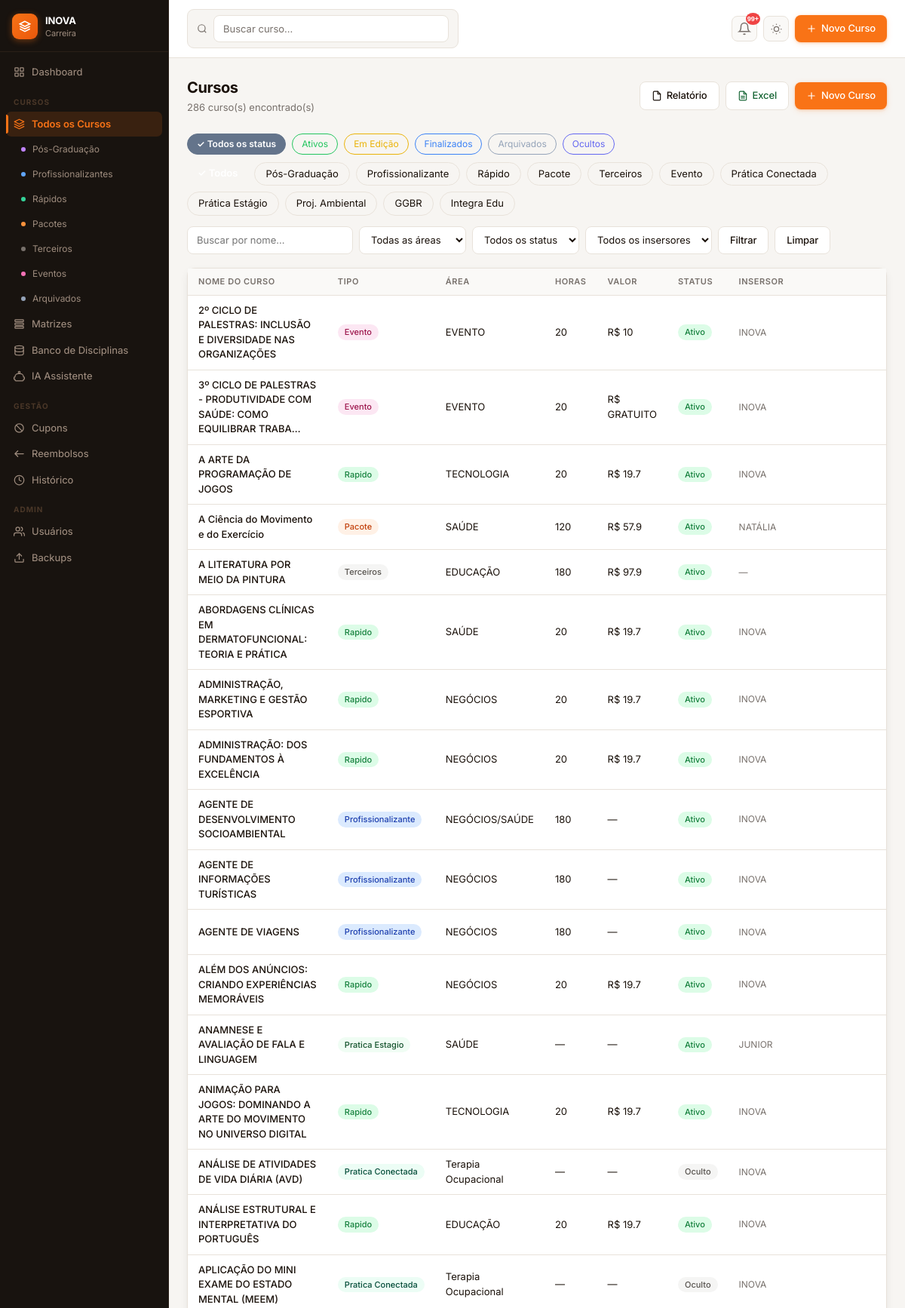
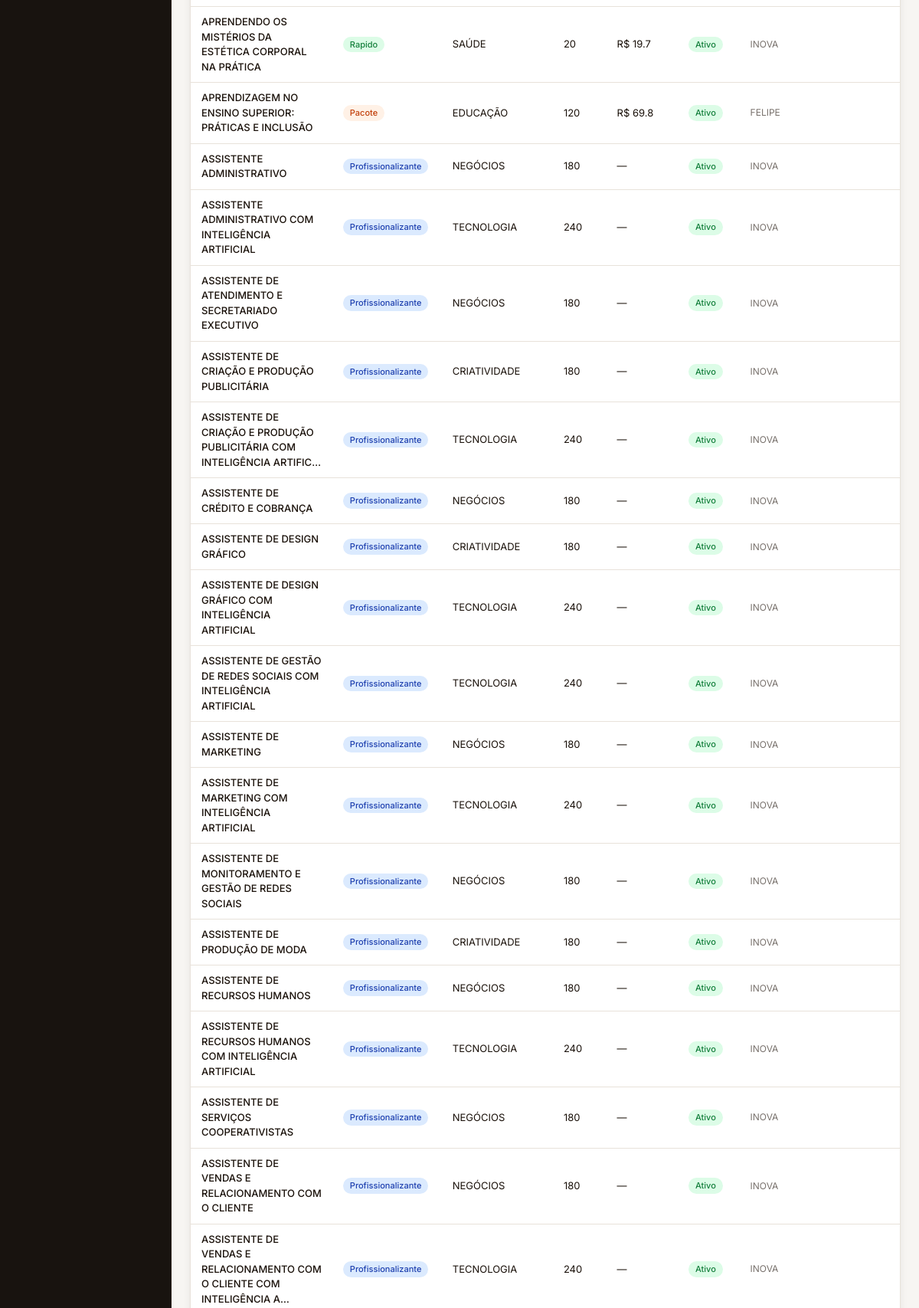
The app's page /cursos (signed in, upper part) with its own data (2 pictures, top to bottom).
### app.py (models this page shows)
class Course(db.Model):
    id            = db.Column(db.Integer, primary_key=True)
    nome          = db.Column(db.String(300), nullable=False)
    tipo          = db.Column(db.String(50))   # pos, profissionalizante, rapido, pacote, terceiros, evento, pratica, projeto
    area          = db.Column(db.String(100))
    horas         = db.Column(db.String(20))
    meses         = db.Column(db.String(20))
    valor         = db.Column(db.String(50))
    link_venda    = db.Column(db.Text)
    descricao     = db.Column(db.Text)
    link_imagem   = db.Column(db.Text)
    insersor      = db.Column(db.Text)  # pode ser comma-separated para múltiplos insersores
    obs           = db.Column(db.Text)
    status        = db.Column(db.String(30), default='ativo')  # ativo, descontinuado, em_edicao, oculto
    cupom         = db.Column(db.String(100))
    dono          = db.Column(db.Text)        # para cursos terceiros
    ano           = db.Column(db.String(10))  # ano de criação/edição do curso
    extra_data    = db.Column(db.Text)        # JSON com dados extras (matriz, disciplinas, etc.)
    created_at    = db.Column(db.DateTime, default=datetime.utcnow)
    updated_at    = db.Column(db.DateTime, default=datetime.utcnow, onupdate=datetime.utcnow)
    created_by    = db.Column(db.Integer, db.ForeignKey('user.id'))

### app.py (the view)
@app.route('/cursos')
@login_required
def cursos():
    tipo     = request.args.get('tipo','')
    area     = request.args.get('area','')
    status   = request.args.get('status','')
    busca    = request.args.get('q','')
    insersor = request.args.get('insersor','')
    lista = _build_cursos_query(tipo, area, status, busca, insersor)
    areas  = AREAS_VALIDAS
    insersores = [u.username for u in User.query.order_by(User.username).all()]
    return render_template('cursos.html', cursos=lista, areas=areas, insersores=insersores,
                           filtro_tipo=tipo, filtro_area=area, filtro_status=status,
                           filtro_insersor=insersor, busca=busca)

### app.py (called while the page is built, shortened)
def login_required(f):
    @wraps(f)
    def decorated(*args, **kwargs):
        if 'user_id' not in session:
            return redirect(url_for('login'))
        return f(*args, **kwargs)
    return decorated

@app.context_processor
def inject_now():
    return {'now': datetime.now}

def _build_cursos_query(tipo, area, status, busca, insersor):
    from sqlalchemy import or_ as sql_or, func as sql_func
    q = Course.query
    if tipo:     q = q.filter_by(tipo=tipo)
    if area:     q = q.filter_by(area=area)
    if status:   q = q.filter_by(status=status)
    if busca:    q = q.filter(Course.nome.ilike(f'%{busca}%'))
    return q.order_by(Course.nome).all()

@app.before_request
def ensure_db():
    global _db_ready

    def can_manage_cupons(self):
        if self.role == 'admin': return True
        if self._p().get('block_cupons'): return False
        return self.role == 'editor' or self._p().get('cupons_gerenciar', False)

    def can_manage_reembolsos(self):
        if self.role == 'admin': return True
        if self._p().get('block_reembolsos'): return False
        return self.role == 'editor' or self._p().get('reembolsos_gerenciar', False)

    def can_view_historico(self):
        if self.role == 'admin': return True
        if self._p().get('block_historico'): return False
        return self.role == 'editor' or self._p().get('historico_ver', False)

### templates/cursos.html (shortened to what this page needs)
{% extends 'base.html' %}
{% block content %}
<div class="page">
  <div class="page-header">
    <div>
      <div class="page-title">Cursos</div>
      <div class="page-subtitle">{{ cursos|length }} curso(s) encontrado(s)</div>
    </div>
    <div style="display:flex;gap:8px;align-items:center">
      <a href="{{ url_for('cursos_relatorio', tipo=filtro_tipo, area=filtro_area, status=filtro_status, q=busca, insersor=filtro_insersor) }}"
         target="_blank" class="btn btn-secondary" title="Relatório imprimível">
        <svg viewBox="0 0 24 24" style="width:14px;height:14px;fill:none;stroke:currentColor;stroke-width:2"><path d="M14 2H6a2 2 0 0 0-2 2v16a2 2 0 0 0 2 2h12a2 2 0 0 0 2-2V8z"/><polyline points="14 2 14 8 20 8"/></svg>
        Relatório
      </a>
      <a href="{{ url_for('cursos_exportar_excel', tipo=filtro_tipo, area=filtro_area, status=filtro_status, q=busca, insersor=filtro_insersor) }}"
         class="btn btn-secondary" style="color:#166534" title="Exportar Excel">
        <svg viewBox="0 0 24 24" style="width:14px;height:14px;fill:none;stroke:currentColor;stroke-width:2"><path d="M14 2H6a2 2 0 0 0-2 2v16a2 2 0 0 0 2 2h12a2 2 0 0 0 2-2V8z"/><polyline points="14 2 14 8 20 8"/><line x1="8" y1="13" x2="16" y2="13"/><line x1="8" y1="17" x2="16" y2="17"/></svg>
        Excel
      </a>
      {% if session.role in ['admin','editor'] %}
      <a href="{{ url_for('curso_novo') }}" class="btn btn-primary">
        <svg viewBox="0 0 24 24"><line x1="12" y1="5" x2="12" y2="19"/><line x1="5" y1="12" x2="19" y2="12"/></svg>
        Novo Curso
      </a>
      {% endif %}
    </div>
  </div>
  <div style="display:flex;flex-wrap:wrap;gap:8px;margin-bottom:10px">
    {% for s,label,cor in [('','Todos os status','#64748b'),('ativo','Ativos','#22c55e'),('em_edicao','Em Edição','#eab308'),('finalizado','Finalizados','#3b82f6'),('descontinuado','Arquivados','#94a3b8'),('oculto','Ocultos','#6366f1')] %}
    {% set sativo = (filtro_status == s) %}
    <a href="{{ url_for('cursos', tipo=filtro_tipo, area=filtro_area, status=s, q=busca) }}"
       style="padding:4px 12px;border-radius:20px;font-size:12px;font-weight:{% if sativo %}600{% else %}400{% endif %};
              text-decoration:none;border:1.5px solid {{ cor }};
              background:{% if sativo %}{{ cor }}{% else %}transparent{% endif %};
              color:{% if sativo %}#fff{% else %}{{ cor }}{% endif %}">
      {% if sativo %}&#10003;&nbsp;{% endif %}{{ label }}
    </a>
    {% endfor %}
  </div>
  <div style="display:flex;flex-wrap:wrap;gap:8px;margin-bottom:14px">
    {% for t in [('','Todos'),('pos','Pós-Graduação'),('profissionalizante','Profissionalizante'),('rapido','Rápido'),('pacote','Pacote'),('terceiros','Terceiros'),('evento','Evento'),('pratica_conectada','Prática Conectada'),('pratica_estagio','Prática Estágio'),('projeto_ambiental','Proj. Ambiental'),('ggbr','GGBR'),('integra_edu','Integra Edu')] %}
    {% set ativo = (filtro_tipo == t[0]) %}
    <a href="{{ url_for('cursos', tipo=t[0], area=filtro_area, status=filtro_status, q=busca) }}"
       style="padding:5px 14px;border-radius:20px;font-size:13px;font-weight:{% if ativo %}600{% else %}400{% endif %};
              text-decoration:none;border:1.5px solid {% if ativo %}var(--accent){% else %}var(--border){% endif %};
              background:{% if ativo %}var(--accent){% else %}var(--card-bg){% endif %};
              color:{% if ativo %}#fff{% else %}var(--text){% endif %}">
      {% if ativo %}&#10003;&nbsp;{% endif %}{{ t[1] }}
    </a>
    {% endfor %}
  </div>
  <form method="GET" class="filters">
    <input type="text" name="q" value="{{ busca }}" placeholder="Buscar por nome..." class="filter-select" style="width:220px">
    <select name="area" class="filter-select" onchange="this.form.submit()">
      <option value="">Todas as áreas</option>
    </select>
    <select name="status" class="filter-select" onchange="this.form.submit()">
      <option value="">Todos os status</option>
    </select>
    <select name="insersor" class="filter-select" onchange="this.form.submit()">
      <option value="">Todos os insersores</option>
    </select>
    <button type="submit" class="btn btn-secondary">Filtrar</button>
    <a href="{{ url_for('cursos') }}" class="btn btn-secondary">Limpar</a>
  </form>
  <div class="card">
    <div class="table-wrapper">
      <table>
        <thead>
          <tr>
            <th>Nome do Curso</th>
            <th>Tipo</th>
            <th>Área</th>
            <th>Horas</th>
            <th>Valor</th>
            <th>Status</th>
            <th>Insersor</th>
          </tr>
        </thead>
        <tbody>
          {% for c in cursos %}
          <tr>
            <td class="td-name">
              <a href="{{ url_for('curso_detalhe', id=c.id) }}" style="color:var(--text);text-decoration:none;font-weight:500">
                {{ c.nome[:70] }}{% if c.nome|length > 70 %}…{% endif %}
              </a>
            </td>
            <td><span class="badge badge-{{ c.tipo }}">{{ c.tipo|replace('_',' ')|title }}</span></td>
            <td>{{ c.area or '—' }}</td>
            <td>{{ c.horas or '—' }}</td>
            <td>{% if c.valor and c.valor not in ['-','','None'] %}R$ {{ c.valor }}{% else %}—{% endif %}</td>
            <td><span class="badge badge-{{ c.status }}">{{ c.status|replace('_',' ')|title }}</span></td>
            <td style="font-size:12px;color:var(--text-muted)">{{ c.insersor or '—' }}</td>
          </tr>
          {% else %}
          <tr><td colspan="9" style="text-align:center;color:var(--text-muted);padding:32px">Nenhum curso encontrado.</td></tr>
          {% endfor %}
        </tbody>
      </table>
    </div>
  </div>
</div>
{% endblock %}

### static/css/style.css (style rules this page uses)
:root { --bg: #f7f5f2; --surface: #ffffff; --surface-2: #faf9f7; --sidebar-bg: #18130f; --sidebar-border: #2a1f18; --sidebar-text: #9e8c7e; --sidebar-hover: #241c16; --primary: #f97316; --primary-hover: #ea580c; --primary-light: #fff7ed; --primary-ring: rgba(249,115,22,.18); --success: #16a34a; --warning: #d97706; --danger: #dc2626; --text: #1a110a; --text-muted: #78716c; --border: #e8e2da; --radius: 10px; --shadow: 0 1px 2px rgba(0,0,0,.04), 0 4px 12px rgba(0,0,0,.06); --shadow-md: 0 4px 16px rgba(0,0,0,.10), 0 1px 4px rgba(0,0,0,.06); --transition: .18s ease; }
*, *::before, *::after { box-sizing: border-box; margin: 0; padding: 0; }
body { font-family: 'Inter', -apple-system, BlinkMacSystemFont, sans-serif; background: var(--bg); color: var(--text); font-size: 14px; line-height: 1.5; transition: background var(--transition), color var(--transition); -webkit-font-smoothing: antialiased; }
.page { padding: 24px; }
.page-header { display: flex; align-items: center; justify-content: space-between; margin-bottom: 24px; flex-wrap: wrap; gap: 12px; }
.page-title { font-size: 20px; font-weight: 700; letter-spacing: -.02em; }
.page-subtitle { font-size: 13px; color: var(--text-muted); margin-top: 2px; }
.card { background: var(--surface); border-radius: var(--radius); box-shadow: var(--shadow); border: 1px solid var(--border); transition: background var(--transition), border-color var(--transition); }
.table-wrapper { overflow-x: auto; }
table { width: 100%; border-collapse: collapse; }
thead th { background: var(--surface-2); padding: 9px 14px; text-align: left; font-size: 11px; font-weight: 600; letter-spacing: .05em; text-transform: uppercase; color: var(--text-muted); border-bottom: 1px solid var(--border); transition: background var(--transition); }
tbody tr { border-bottom: 1px solid var(--border); transition: background .12s; }
td { padding: 10px 14px; font-size: 13px; vertical-align: middle; }
.td-name { font-weight: 500; max-width: 280px; }
.badge { display: inline-flex; align-items: center; padding: 2px 9px; border-radius: 20px; font-size: 11px; font-weight: 500; white-space: nowrap; }
.badge-profissionalizante { background: #dbeafe; color: #1e40af; }
.badge-rapido { background: #dcfce7; color: #15803d; }
.badge-pacote { background: #fff1e6; color: #c2410c; }
.badge-terceiros { background: #f5f5f4; color: #57534e; }
.badge-evento { background: #fce7f3; color: #9d174d; }
.badge-pratica_conectada { background: #ecfdf5; color: #064e3b; }
.badge-pratica_estagio { background: #f0fdf4; color: #14532d; }
.badge-ativo { background: #dcfce7; color: #15803d; }
.badge-oculto { background: #f5f5f4; color: #57534e; }
.btn { display: inline-flex; align-items: center; gap: 6px; padding: 8px 15px; border-radius: 8px; border: none; cursor: pointer; font-size: 13px; font-weight: 500; text-decoration: none; transition: all .15s; white-space: nowrap; font-family: inherit; letter-spacing: -.01em; }
.btn svg { width: 14px; height: 14px; fill: none; stroke: currentColor; stroke-width: 2; stroke-linecap: round; stroke-linejoin: round; }
.btn-primary { background: var(--primary); color: #fff; box-shadow: 0 1px 3px rgba(249,115,22,.3), 0 2px 8px rgba(249,115,22,.15); }
.btn-secondary { background: var(--surface); color: var(--text); border: 1.5px solid var(--border); }
.filters { display: flex; gap: 8px; flex-wrap: wrap; margin-bottom: 18px; }
.filter-select { padding: 7px 11px; border: 1.5px solid var(--border); border-radius: 8px; background: var(--surface); font-size: 13px; color: var(--text); outline: none; cursor: pointer; transition: border-color .14s, box-shadow .14s; font-family: inherit; }
input[type=text], input[type=password], input[type=number], input[type=date], input[type=url], select, textarea { padding: 9px 12px; border: 1.5px solid var(--border); border-radius: 8px; font-size: 13px; font-family: inherit; color: var(--text); outline: none; transition: border-color .14s, box-shadow .14s, background var(--transition); background: var(--surface); }

### records on screen
Course: nome "2º CICLO DE PALESTRAS: INCLUSÃO E DIVERSIDADE NAS ORGANIZAÇÕES", tipo "Evento", area "EVENTO", horas "20", valor "10", status "Ativo", insersor "INOVA"
Course: nome "3º CICLO DE PALESTRAS - PRODUTIVIDADE COM SAÚDE: COMO EQUILIBRAR TRABA", tipo "Evento", area "EVENTO", horas "20", valor "GRATUITO", status "Ativo", insersor "INOVA"
Course: nome "A ARTE DA PROGRAMAÇÃO DE JOGOS", tipo "Rapido", area "TECNOLOGIA", horas "20", valor "19.7", status "Ativo", insersor "INOVA"
Course: nome "A Ciência do Movimento e do Exercício", tipo "Pacote", area "SAÚDE", horas "120", valor "57.9", status "Ativo", insersor "NATÁLIA"
Course: nome "A LITERATURA POR MEIO DA PINTURA", tipo "Terceiros", area "EDUCAÇÃO", horas "180", valor "97.9", status "Ativo", insersor "—"
Course: nome "ABORDAGENS CLÍNICAS EM DERMATOFUNCIONAL: TEORIA E PRÁTICA", tipo "Rapido", area "SAÚDE", horas "20", valor "19.7", status "Ativo", insersor "INOVA"
Course: nome "ADMINISTRAÇÃO, MARKETING E GESTÃO ESPORTIVA", tipo "Rapido", area "NEGÓCIOS", horas "20", valor "19.7", status "Ativo", insersor "INOVA"
Course: nome "ADMINISTRAÇÃO: DOS FUNDAMENTOS À EXCELÊNCIA", tipo "Rapido", area "NEGÓCIOS", horas "20", valor "19.7", status "Ativo", insersor "INOVA"
Course: nome "AGENTE DE DESENVOLVIMENTO SOCIOAMBIENTAL", tipo "Profissionalizante", area "NEGÓCIOS/SAÚDE", horas "180", status "Ativo", insersor "INOVA"
Course: nome "AGENTE DE INFORMAÇÕES TURÍSTICAS", tipo "Profissionalizante", area "NEGÓCIOS", horas "180", status "Ativo", insersor "INOVA"
Course: nome "AGENTE DE VIAGENS", tipo "Profissionalizante", area "NEGÓCIOS", horas "180", status "Ativo", insersor "INOVA"
Course: nome "ALÉM DOS ANÚNCIOS: CRIANDO EXPERIÊNCIAS MEMORÁVEIS", tipo "Rapido", area "NEGÓCIOS", horas "20", valor "19.7", status "Ativo", insersor "INOVA"
Course: nome "ANAMNESE E AVALIAÇÃO DE FALA E LINGUAGEM", tipo "Pratica Estagio", area "SAÚDE", horas "—", status "Ativo", insersor "JUNIOR"
Course: nome "ANIMAÇÃO PARA JOGOS: DOMINANDO A ARTE DO MOVIMENTO NO UNIVERSO DIGITAL", tipo "Rapido", area "TECNOLOGIA", horas "20", valor "19.7", status "Ativo", insersor "INOVA"
Course: nome "ANÁLISE DE ATIVIDADES DE VIDA DIÁRIA (AVD)", tipo "Pratica Conectada", area "Terapia Ocupacional", horas "—", status "Oculto", insersor "INOVA"
Course: nome "ANÁLISE ESTRUTURAL E INTERPRETATIVA DO PORTUGUÊS", tipo "Rapido", area "EDUCAÇÃO", horas "20", valor "19.7", status "Ativo", insersor "INOVA"
Course: nome "APLICAÇÃO DO MINI EXAME DO ESTADO MENTAL (MEEM)", tipo "Pratica Conectada", area "Terapia Ocupacional", horas "—", status "Oculto", insersor "INOVA"
Course: nome "APRENDENDO OS MISTÉRIOS DA ESTÉTICA CORPORAL NA PRÁTICA", tipo "Rapido", area "SAÚDE", horas "20", valor "19.7", status "Ativo", insersor "INOVA"
Course: nome "APRENDIZAGEM NO ENSINO SUPERIOR: PRÁTICAS E INCLUSÃO", tipo "Pacote", area "EDUCAÇÃO", horas "120", valor "69.8", status "Ativo", insersor "FELIPE"
Course: nome "ASSISTENTE ADMINISTRATIVO", tipo "Profissionalizante", area "NEGÓCIOS", horas "180", status "Ativo", insersor "INOVA"
Course: nome "ASSISTENTE ADMINISTRATIVO COM INTELIGÊNCIA ARTIFICIAL", tipo "Profissionalizante", area "TECNOLOGIA", horas "240", status "Ativo", insersor "INOVA"
Course: nome "ASSISTENTE DE ATENDIMENTO E SECRETARIADO EXECUTIVO", tipo "Profissionalizante", area "NEGÓCIOS", horas "180", status "Ativo", insersor "INOVA"
Course: nome "ASSISTENTE DE CRIAÇÃO E PRODUÇÃO PUBLICITÁRIA", tipo "Profissionalizante", area "CRIATIVIDADE", horas "180", status "Ativo", insersor "INOVA"
Course: nome "ASSISTENTE DE CRIAÇÃO E PRODUÇÃO PUBLICITÁRIA COM INTELIGÊNCIA ARTIFIC", tipo "Profissionalizante", area "TECNOLOGIA", horas "240", status "Ativo", insersor "INOVA"
Course: nome "ASSISTENTE DE CRÉDITO E COBRANÇA", tipo "Profissionalizante", area "NEGÓCIOS", horas "180", status "Ativo", insersor "INOVA"
Course: nome "ASSISTENTE DE DESIGN GRÁFICO", tipo "Profissionalizante", area "CRIATIVIDADE", horas "180", status "Ativo", insersor "INOVA"
Course: nome "ASSISTENTE DE DESIGN GRÁFICO COM INTELIGÊNCIA ARTIFICIAL", tipo "Profissionalizante", area "TECNOLOGIA", horas "240", status "Ativo", insersor "INOVA"
Course: nome "ASSISTENTE DE GESTÃO DE REDES SOCIAIS COM INTELIGÊNCIA ARTIFICIAL", tipo "Profissionalizante", area "TECNOLOGIA", horas "240", status "Ativo", insersor "INOVA"
Course: nome "ASSISTENTE DE MARKETING", tipo "Profissionalizante", area "NEGÓCIOS", horas "180", status "Ativo", insersor "INOVA"
Course: nome "ASSISTENTE DE MARKETING COM INTELIGÊNCIA ARTIFICIAL", tipo "Profissionalizante", area "TECNOLOGIA", horas "240", status "Ativo", insersor "INOVA"
Course: nome "ASSISTENTE DE MONITORAMENTO E GESTÃO DE REDES SOCIAIS", tipo "Profissionalizante", area "NEGÓCIOS", horas "180", status "Ativo", insersor "INOVA"
Course: nome "ASSISTENTE DE PRODUÇÃO DE MODA", tipo "Profissionalizante", area "CRIATIVIDADE", horas "180", status "Ativo", insersor "INOVA"
Course: nome "ASSISTENTE DE RECURSOS HUMANOS", tipo "Profissionalizante", area "NEGÓCIOS", horas "180", status "Ativo", insersor "INOVA"
Course: nome "ASSISTENTE DE RECURSOS HUMANOS COM INTELIGÊNCIA ARTIFICIAL", tipo "Profissionalizante", area "TECNOLOGIA", horas "240", status "Ativo", insersor "INOVA"
Course: nome "ASSISTENTE DE SERVIÇOS COOPERATIVISTAS", tipo "Profissionalizante", area "NEGÓCIOS", horas "180", status "Ativo", insersor "INOVA"
Course: nome "ASSISTENTE DE VENDAS E RELACIONAMENTO COM O CLIENTE", tipo "Profissionalizante", area "NEGÓCIOS", horas "180", status "Ativo", insersor "INOVA"
Course: nome "ASSISTENTE DE VENDAS E RELACIONAMENTO COM O CLIENTE COM INTELIGÊNCIA A", tipo "Profissionalizante", area "TECNOLOGIA", horas "240", status "Ativo", insersor "INOVA"

### other values on screen
{{ total_badge if total_badge < 100 else '99+' }} "99+"
{{ cursos|length }} "286"
{{ label }} "Todos os status" "Ativos" "Em Edição" "Finalizados" "Arquivados" "Ocultos"
{{ t[1] }} "Pós-Graduação" "Profissionalizante" "Rápido" "Pacote" "Terceiros" "Evento" "Prática Conectada" "Prática Estágio" "Proj. Ambiental" "GGBR" "Integra Edu"
